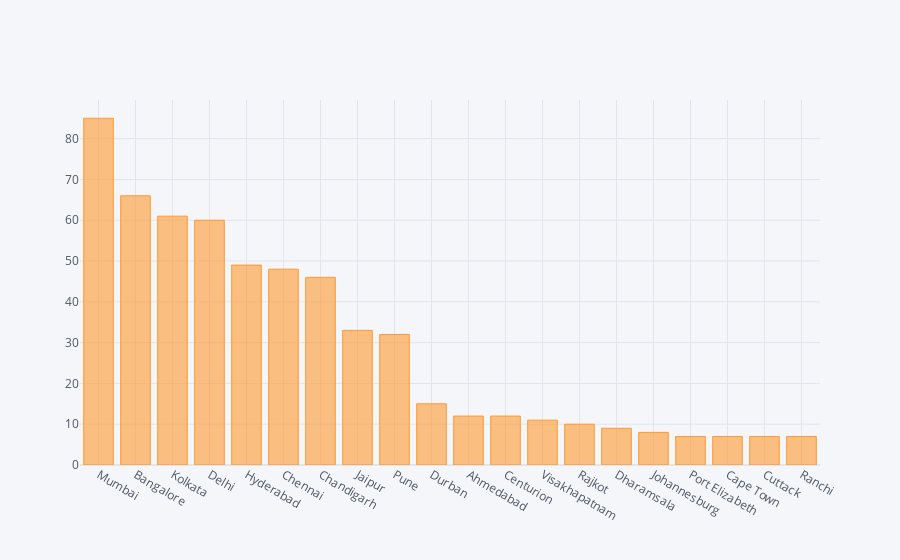

Here is the notebook cell this chart was saved with:
### Code cell
city[:20].iplot(kind='bar')

### Figure 1 — Plotly figure (JSON) as saved in the notebook; plotly's stock layout.template omitted (floating-point values rounded to 4 significant figures)
{"data": [{"marker": {"color": "rgba(255, 153, 51, 0.6)", "line": {"color": "rgba(255, 153, 51, 1.0)", "width": 1}}, "name": "city", "orientation": "v", "text": "", "type": "bar", "x": ["Mumbai", "Bangalore", "Kolkata", "Delhi", "Hyderabad", "Chennai", "Chandigarh", "Jaipur", "Pune", "Durban", "Ahmedabad", "Centurion", "Visakhapatnam", "Rajkot", "Dharamsala", "Johannesburg", "Port Elizabeth", "Cape Town", "Cuttack", "Ranchi"], "y": [85, 66, 61, 60, 49, 48, 46, 33, 32, 15, 12, 12, 11, 10, 9, 8, 7, 7, 7, 7]}], "layout": {"legend": {"bgcolor": "#F5F6F9", "font": {"color": "#4D5663"}}, "paper_bgcolor": "#F5F6F9", "plot_bgcolor": "#F5F6F9", "title": {"font": {"color": "#4D5663"}}, "xaxis": {"gridcolor": "#E1E5ED", "showgrid": true, "tickfont": {"color": "#4D5663"}, "title": {"font": {"color": "#4D5663"}, "text": ""}, "zerolinecolor": "#E1E5ED"}, "yaxis": {"gridcolor": "#E1E5ED", "showgrid": true, "tickfont": {"color": "#4D5663"}, "title": {"font": {"color": "#4D5663"}, "text": ""}, "zerolinecolor": "#E1E5ED"}}}
